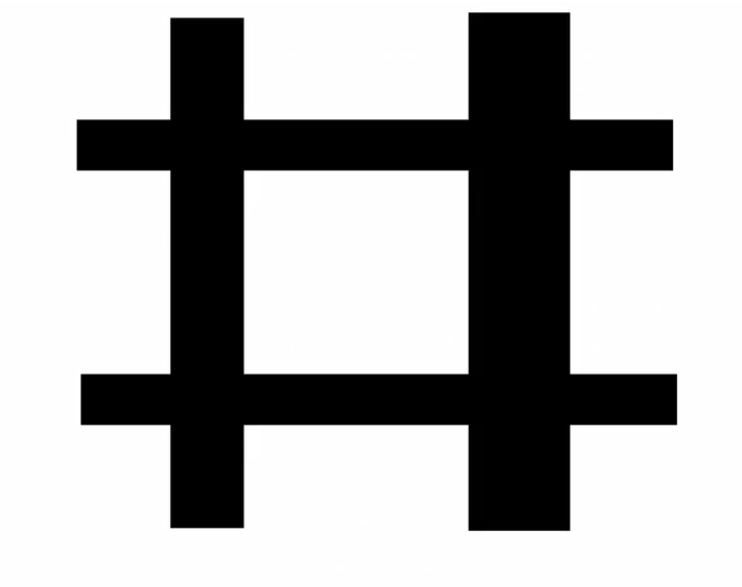
#> input picture pictures/sobel4.bmp, 742 x 587 px, found by its file name
$ python test_23.py   (older library calls are emulated)
#> lines starting #> are read from the running program, lines starting #| are printed output that depends on the picture
'''
sobel算子梯度计算
dst = cv2.Sobel(src,ddepth,dx,dy,[ksize])
dst 计算结果
src 原始图像
ddepth 处理结果图像深度 一般为-1，让处理结果与原始图像保持一致
dx x轴方向 计算x方向的梯度，dx=1,dy=0
dy y轴方向 计算y方向的梯度，dx=0,dy=1
ksize 核大小 默认为3

卷积核
-1  0  1        -1  -2  -1
-2  0  2         0   0   0
-1  0  1         1   2   1

将图像转回uint8
dst = cv2.convertScaleAbs(src)

计算两个图像的权重和
dst = cv2.addWeithted(src1,alpha,src2,beta,gamma)
dst = src1*alpha + src2*beta + gamma
'''
import cv2 as cv
import numpy as np
o =cv.imread('sobel4.bmp',cv.IMREAD_GRAYSCALE)
#> o: shape (587, 742); min 0, max 255, mean 176.5

sobelx = cv.Sobel(o,cv.CV_64F,1,0)  #cv2.CV_64F 为了扩展像素值的取值范围
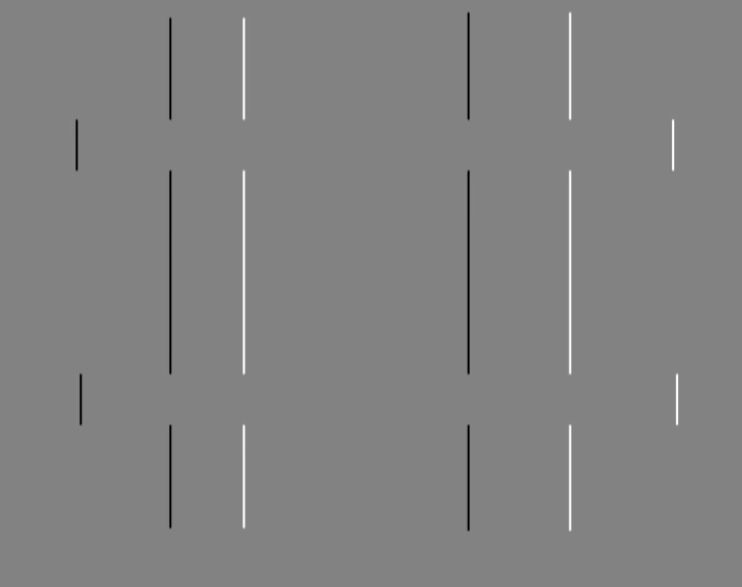
#> sobelx: shape (587, 742) float64; min -957, max 909, mean 0; drawn with min black and max white
sobelx = cv.convertScaleAbs(sobelx)
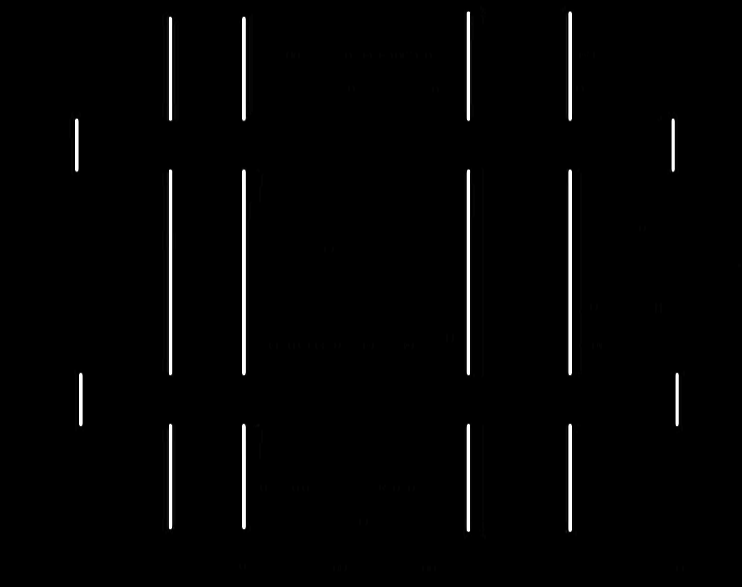
#> sobelx: shape (587, 742); min 0, max 255, mean 4
sobely = cv.Sobel(o,cv.CV_64F,0,1)
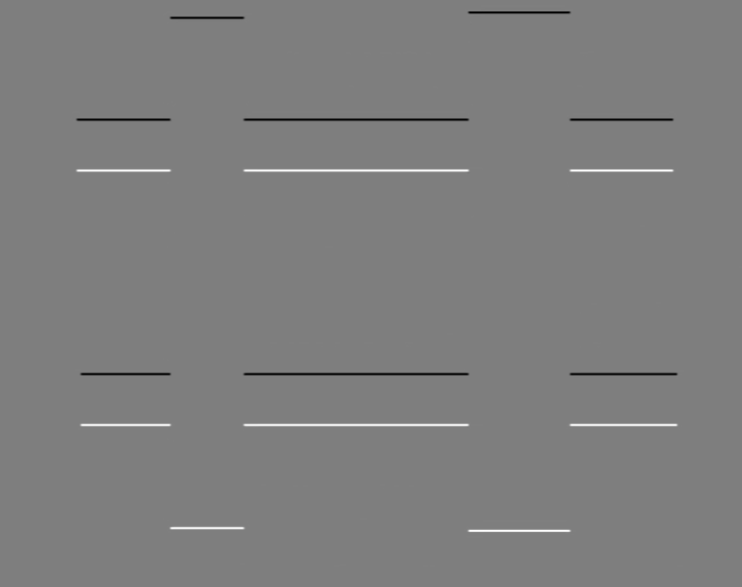
#> sobely: shape (587, 742) float64; min -940, max 950, mean 0; drawn with min black and max white
sobely = cv.convertScaleAbs(sobely)
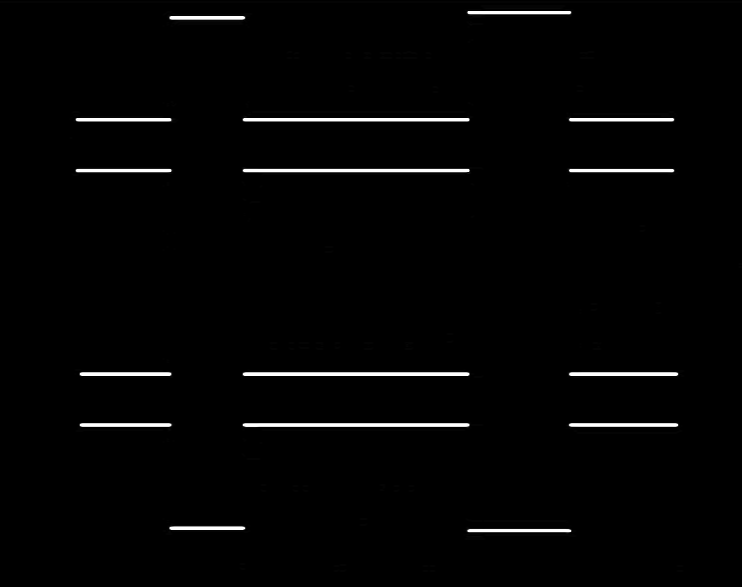
#> sobely: shape (587, 742); min 0, max 255, mean 4.4
sobelxy = cv.addWeighted(sobelx,0.5,sobely,0.5,0)   #分别计算x,y方向梯度，再相加
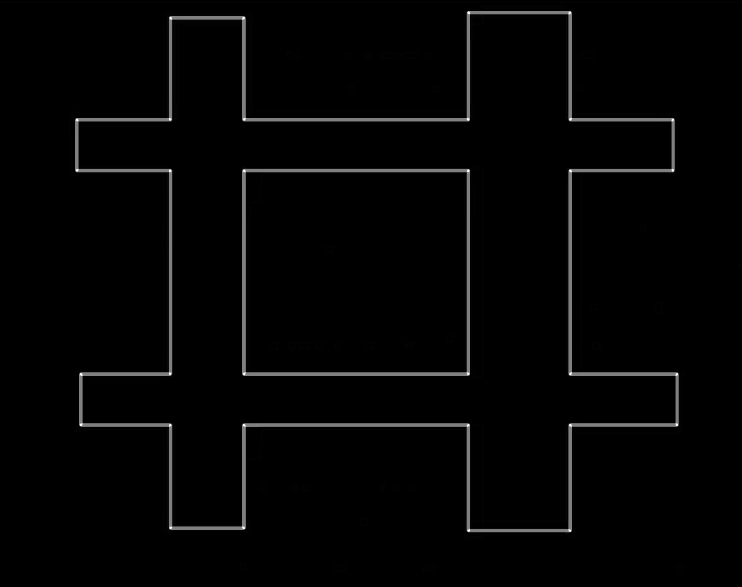
#> sobelxy: shape (587, 742); min 0, max 255, mean 4.2

sobelxy11 = cv.Sobel(o,cv.CV_64F,1,1)   #dx=1,dy=1，计算结果并不理想
sobelxy11 = cv.convertScaleAbs(sobelxy11)
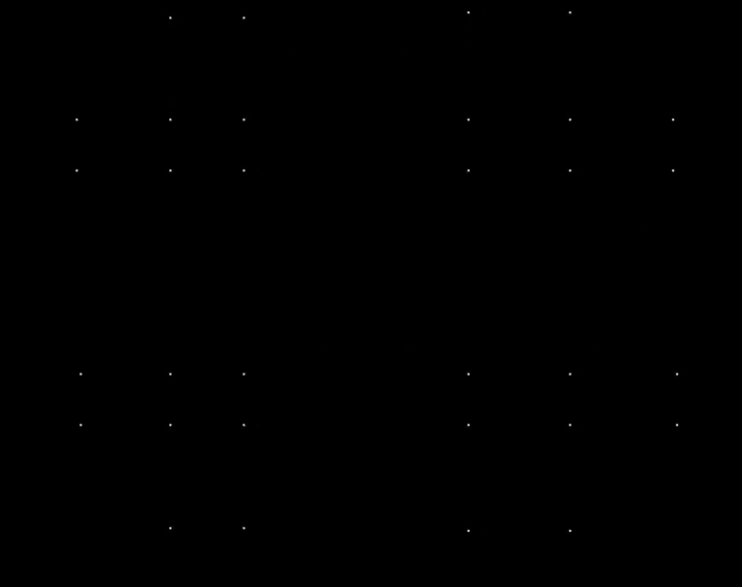
#> sobelxy11: shape (587, 742); min 0, max 221, mean 0.1

cv.imshow('original',o)
cv.imshow('sobelx',sobelx)
cv.imshow('sobely',sobely)
cv.imshow('sobelxy',sobelxy)
cv.imshow('sobelxy11',sobelxy11)
cv.waitKey(0)
cv.destroyAllWindows()
